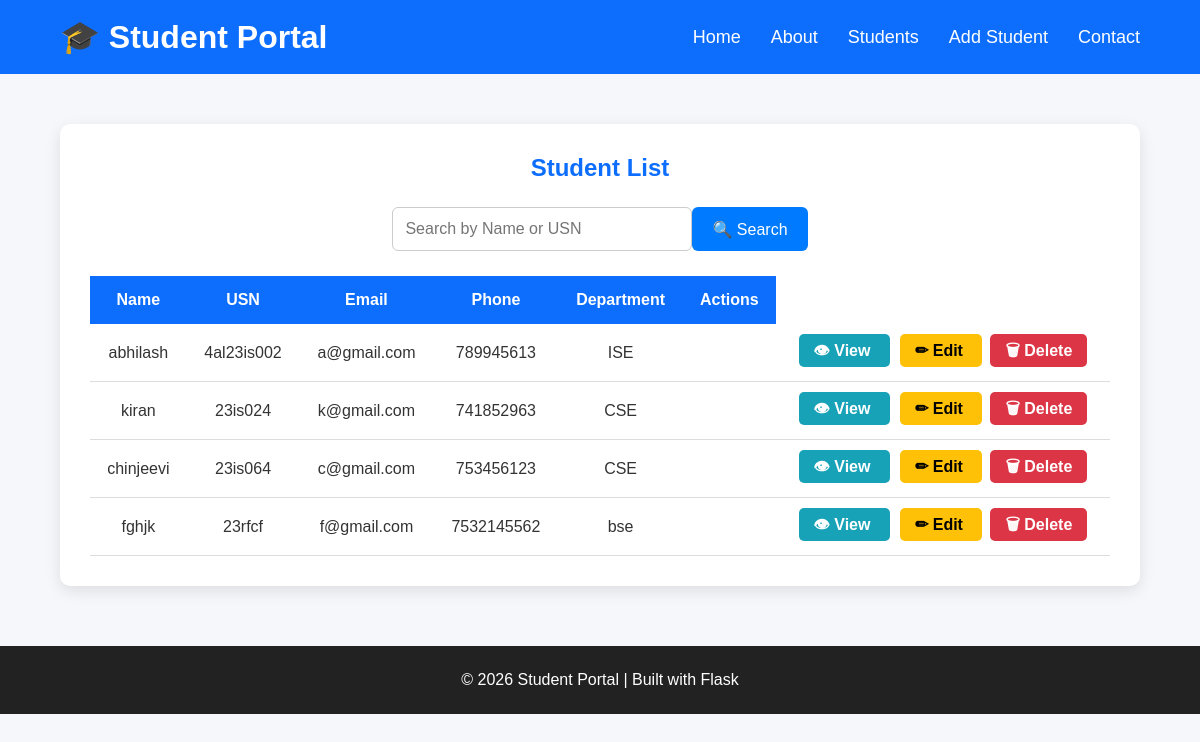
/students, run on the app's committed database.
### tables this page shows
CREATE TABLE students(

        id INTEGER PRIMARY KEY AUTOINCREMENT,

        name TEXT NOT NULL,

        usn TEXT NOT NULL,

        email TEXT NOT NULL,

        phone TEXT NOT NULL,

        department TEXT NOT NULL,
                   
        photo TEXT 
                   

    );

### app.py (the view)
@app.route("/students")
def student_list():
    search = request.args.get("search")
    if search:
         students = search_students(search)
    else:
        students = get_students()
    return render_template(
        "students.html",
        students=students
    )

### database.py (called while the page is built)
def connect_db():
    connection = sqlite3.connect("students.db")
    return connection

def get_students():
    connection = connect_db()
    cursor = connection.cursor()
    cursor.execute("SELECT * FROM students")
    students = cursor.fetchall()
    connection.close()
    return students

### templates/students.html
{% extends "base.html" %}
{% block content %}
<section class="student-section">
    <div class="student-container">
        <h2>Student List</h2>
        <table>
            <thead>
                <tr>
                    <th>Name</th>
                    <th>USN</th>
                    <th>Email</th>
                    <th>Phone</th>
                    <th>Department</th>
                    <th>Actions</th>
                </tr>
            </thead>
            <tbody>
                {% for student in students %}
                <tr>
                <td>{{ student[1] }}</td>
                <td>{{ student[2] }}</td>
                <td>{{ student[3] }}</td>
                <td>{{ student[4] }}</td>
                <td>{{ student[5] }}</td>
                <td>
              <td>
            <a href="/student/{{ student[0] }}" class="view-btn">
                👁 View
            </a>
            <a href="/edit-student/{{ student[0] }}" class="edit-btn">
                ✏ Edit
            </a>
            <a href="/delete-student/{{ student[0] }}"
            class="delete-btn"
            onclick="return confirm('Are you sure?')">
            🗑 Delete
            </a>
        </td>
                {% endfor %}
            </tbody>
            <div class="search-box">
                <form action="/students" method="GET">
                    <input
                        type="text"
                        name="search"
                        placeholder="Search by Name or USN"
                    >
                    <button type="submit">
                        🔍 Search
                    </button>
                </form>
            </div>
        </table>
    </div>
</section>
{% endblock %}

### static/css/style.css (style rules this page uses)
* { margin:0; padding:0; box-sizing:border-box; }
body { font-family:Arial, Helvetica, sans-serif; background:#f5f7fb; color:#333; }
.student-section { width:90%; margin:50px auto; }
.student-container { background:white; padding:30px; border-radius:10px; box-shadow:0 5px 15px rgba(0,0,0,0.1); }
.student-container h2 { text-align:center; color:#0d6efd; margin-bottom:20px; }
table { width:100%; border-collapse:collapse; }
th { background:#0d6efd; color:white; padding:15px; }
td { padding:15px; text-align:center; border-bottom:1px solid #ddd; }
.edit-btn { background:#ffc107; color:black; padding:8px 15px; border-radius:5px; text-decoration:none; font-weight:bold; }
.delete-btn { background:#dc3545; color:white; padding:8px 15px; border-radius:5px; text-decoration:none; font-weight:bold; margin-left:8px; }
.search-box { width:100%; margin:25px 0; display:flex; justify-content:center; }
.search-box form { display:flex; gap:10px; }
.search-box input { width:300px; padding:12px; border:1px solid #ccc; border-radius:6px; font-size:16px; }
.search-box button { padding:12px 20px; background:#007BFF; color:white; border:none; border-radius:6px; cursor:pointer; font-size:16px; }
.view-btn { background:#17a2b8; color:white; padding:8px 15px; border-radius:5px; text-decoration:none; font-weight:bold; margin-right:10px; }

### data on the page
students: name "abhilash", usn "4al23is002", email "a@gmail.com", phone "789945613", department "ISE"
students: name "kiran", usn "23is024", email "k@gmail.com", phone "741852963", department "CSE"
students: name "chinjeevi", usn "23is064", email "c@gmail.com", phone "753456123", department "CSE"
students: name "fghjk", usn "23rfcf", email "f@gmail.com", phone "7532145562", department "bse"
